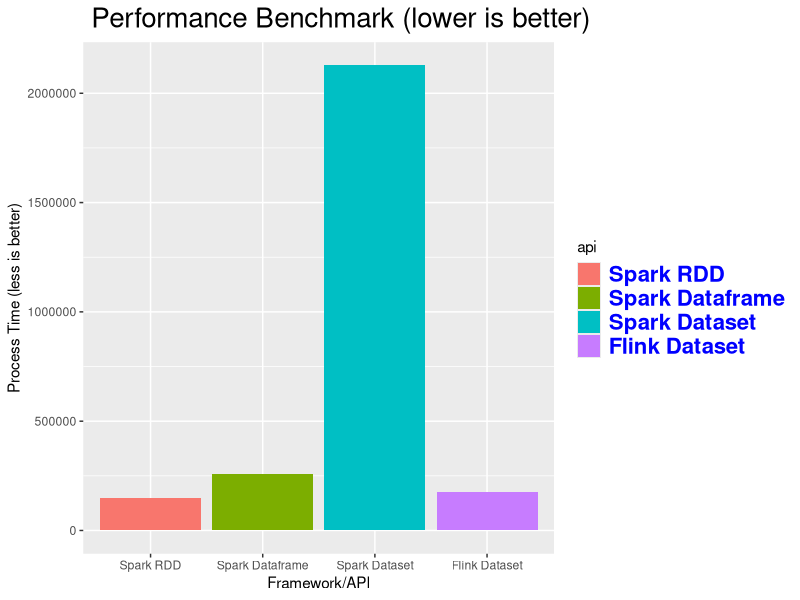

Reproduce this figure in R.
## ---- chunk 1

dat <- data.frame(
  api = factor(c("Spark RDD", "Spark Dataframe", "Spark Dataset", "Flink Dataset"), levels=c("Spark RDD", "Spark Dataframe", "Spark Dataset", "Flink Dataset")),
  processTime = c(147251, 260251, 2127071, 174534)
)


library(ggplot2)
ggplot(data=dat, aes(x=api, y=processTime, fill=api)) +
    geom_bar(stat="identity") + xlab("Framework/API") + ylab("Process Time (less is better)") +
    ggtitle(" Performance Benchmark (lower is better)") + theme(legend.text = element_text(colour="blue", size = 16, face = "bold")) + theme(plot.title = element_text(size=20))

    
